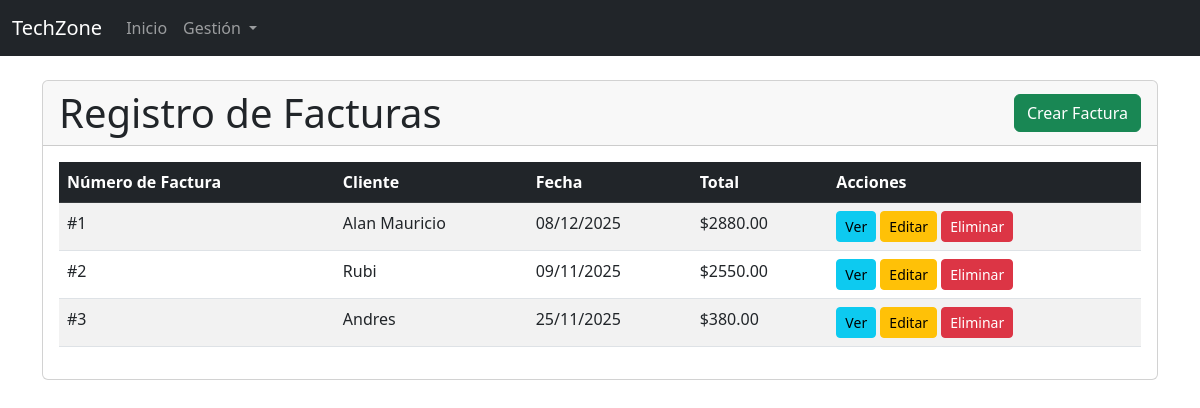
Page /facturas/ on the committed database.
### tienda/models.py (models this page shows, shortened)
class Factura(models.Model):
    fecha = models.DateField()
    cliente = models.ForeignKey(Cliente, on_delete=models.CASCADE)
    @property
    def total(self):
        return self.items.aggregate(total=models.Sum(models.F('cantidad') * models.F('precio')))['total'] or 0

class Cliente(models.Model):
    nombre = models.CharField(max_length=255)
    apellidos = models.CharField(max_length=255)
    correo = models.EmailField()
    telefono = models.CharField(max_length=20)
    direccion = models.ForeignKey(Direccion, on_delete=models.CASCADE)

### tienda/views.py (the view)
# urls.py: path('facturas/', FacturaListView.as_view(), name='factura-list'),
class FacturaListView(ListView):
    model = Factura
    template_name = 'tienda/factura_list.html'

### tienda/templates/tienda/factura_list.html (shortened to what this page needs)
{% extends 'tienda/base.html' %}
{% block content %}
<div class="card">
    <div class="card-header d-flex justify-content-between align-items-center">
        <h1 class="card-title mb-0">Registro de Facturas</h1>
        <a href="{% url 'factura-create' %}" class="btn btn-success">Crear Factura</a>
    </div>
    <div class="card-body">
        <table class="table table-striped table-hover">
            <thead class="table-dark">
                <tr>
                    <th>Número de Factura</th>
                    <th>Cliente</th>
                    <th>Fecha</th>
                    <th>Total</th>
                    <th>Acciones</th>
                </tr>
            </thead>
            <tbody>
                {% for factura in object_list %}
                    <tr>
                        <td>#{{ factura.id }}</td>
                        <td>{{ factura.cliente.nombre }} {{ factura.cliente.apellido }}</td>
                        <td>{{ factura.fecha|date:"d/m/Y" }}</td>
                        <td>${{ factura.total|floatformat:2 }}</td>
                        <td>
                            <a href="{% url 'factura-detail' factura.pk %}" class="btn btn-info btn-sm">Ver</a>
                            <a href="{% url 'factura-update' factura.pk %}" class="btn btn-warning btn-sm">Editar</a>
                            <a href="{% url 'factura-delete' factura.pk %}" class="btn btn-danger btn-sm">Eliminar</a>
                        </td>
                    </tr>
                {% empty %}
                    <tr>
                        <td colspan="5" class="text-center">No hay facturas registradas.</td>
                    </tr>
                {% endfor %}
            </tbody>
        </table>
    </div>
</div>
{% endblock %}

### rows in the picture
Factura: id "1", cliente.nombre "Alan Mauricio", fecha "08/12/2025", total "2880.00"
Factura: id "2", cliente.nombre "Rubi", fecha "09/11/2025", total "2550.00"
Factura: id "3", cliente.nombre "Andres", fecha "25/11/2025", total "380.00"
